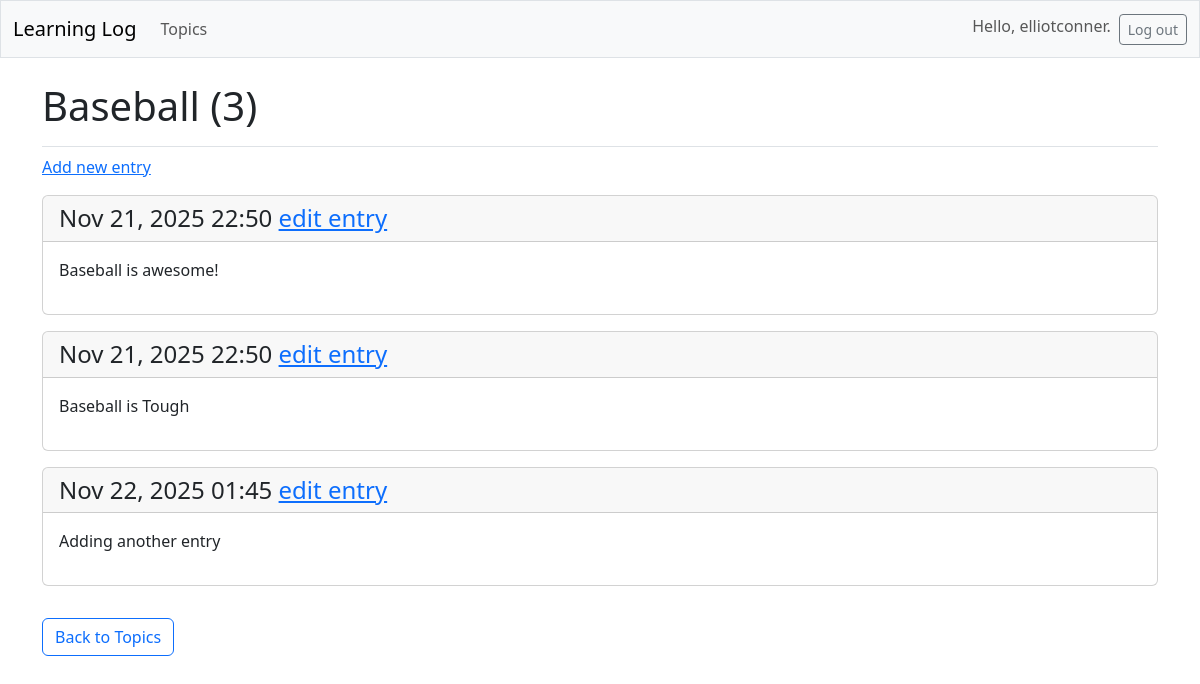
Page /topics/9/ (signed in) on the committed database.
### learning_logs/models.py (models this page shows, shortened)
class Topic(models.Model):
    text = models.CharField(max_length=200)
    date_added = models.DateTimeField(auto_now_add=True)
    owner = models.ForeignKey(User, on_delete=models.CASCADE)

class Entry(models.Model):
    topic = models.ForeignKey(Topic, on_delete=models.CASCADE)
    text = models.TextField()
    date_added = models.DateTimeField(auto_now_add=True)
    class Meta:
        verbose_name_plural = 'entries'

### learning_logs/views.py (the view)
# urls.py: path('topics/<int:topic_id>/', views.topic, name='topic'),
@login_required
def topic(request, topic_id):
    topic = Topic.objects.get(id=topic_id)
    entries = topic.entry_set.order_by('date_added')
    context = {'topic': topic, 'entries': entries}
    return render(request, 'learning_logs/topic.html', context)

### learning_logs/templates/learning_logs/topic.html
{% extends 'learning_logs/base.html' %}
{% block page_header %}
  <h1>
      {{ topic.text }}
      {% if entries.count > 0 %}
        ({{ entries.count }})
      {% endif %}
  </h1>
{% endblock page_header %}
{% block content %}
  <p>
      <a href="{% url 'learning_logs:new_entry' topic.id %}">Add new entry</a>
  </p>
  {% for entry in entries %}
    <div class="card mb-3">
        <h4 class="card-header">
            {{ entry.date_added|date:'M d, Y H:i' }}
            </small><a href="{% url 'learning_logs:edit_entry' entry.id %}">
            edit entry</a></small>
        </h4>
        <div class="card-body">{{ entry.text|linebreaks }}</div>
    </div>
  {% empty %}
    <p>There are no entries for this topic yet.</p>
  {% endfor %}
  <a href="{% url 'learning_logs:topics' %}" class="btn btn-outline-primary mt-3">
  Back to Topics
  </a>
{% endblock content %}

### learning_logs/templates/learning_logs/base.html (shortened to what this page needs)
<!doctype html>
<html lang="en">
<head>
    {% load django_bootstrap5 %}
    {% bootstrap_css %}
</head>
<body>
  <nav class="navbar navbar-expand-md navbar-light bg-light mb-4 border">
      <div class="container-fluid">
          <a class="navbar-brand" href="{% url 'learning_logs:index' %}">
              Learning Log</a>
          <div class="collapse navbar-collapse" id="navbarCollapse">
              <ul class="navbar-nav me-auto mb-2 mb-md-0">
                  <li class="nav-item">
                      <a class="nav-link" href="{% url 'learning_logs:topics' %}">Topics</a>
                  </li>
              </ul>
              <ul class="navbar-nav ms-auto mb-2 mb-md-0">
                  {% if user.is_authenticated %}
                    <li class="nav-item">
                      <span class="navbar-text me-2">Hello, {{ user.username }}.</span>
                    </li>
                    <li class="nav-item">
                    <form action="{% url 'accounts:logout' %}" method='post' class="d-inline">
                        <button name='submit' class='btn btn-outline-secondary btn-sm'>Log out</button>
                    </form>
                  {% endif %}
              </ul>
          </div>
      </div>
  </nav>
  <main class="container">
      <div class="pb-2 mb-2 border-bottom">
          {% block page_header %}{% endblock page_header %}
      </div>
      <div>
          {% block content %}{% endblock content %}
      </div>
  </main>
</body>
</html>

### rows in the picture
Topic: text "Baseball"
Entry: date_added "Nov 21, 2025 22:50", text "Baseball is awesome!"
Entry: date_added "Nov 21, 2025 22:50", text "Baseball is Tough"
Entry: date_added "Nov 22, 2025 01:45", text "Adding another entry"

### other values in the picture
{{ user.username }} "elliotconner"
{{ entries.count }} "3"
